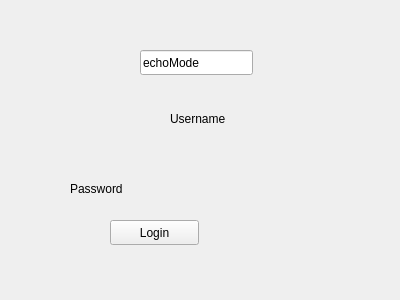
<?xml version="1.0" encoding="UTF-8"?>
<ui version="4.0">
 <class>Form</class>
 <widget class="QWidget" name="Form">
  <property name="geometry">
   <rect>
    <x>0</x>
    <y>0</y>
    <width>400</width>
    <height>300</height>
   </rect>
  </property>
  <property name="windowTitle">
   <string>Form</string>
  </property>
  <widget class="QLabel" name="label">
   <property name="geometry">
    <rect>
     <x>170</x>
     <y>110</y>
     <width>91</width>
     <height>17</height>
    </rect>
   </property>
   <property name="text">
    <string>Username</string>
   </property>
  </widget>
  <widget class="QLabel" name="label_2">
   <property name="geometry">
    <rect>
     <x>70</x>
     <y>180</y>
     <width>67</width>
     <height>17</height>
    </rect>
   </property>
   <property name="text">
    <string>Password</string>
   </property>
  </widget>
  <widget class="QLineEdit" name="lineEdit">
   <property name="geometry">
    <rect>
     <x>140</x>
     <y>50</y>
     <width>113</width>
     <height>25</height>
    </rect>
   </property>
   <property name="text">
    <string>echoMode</string>
   </property>
  </widget>
  <widget class="QPushButton" name="pushButton">
   <property name="geometry">
    <rect>
     <x>110</x>
     <y>220</y>
     <width>89</width>
     <height>25</height>
    </rect>
   </property>
   <property name="text">
    <string>Login</string>
   </property>
  </widget>
 </widget>
 <resources/>
 <connections/>
</ui>
